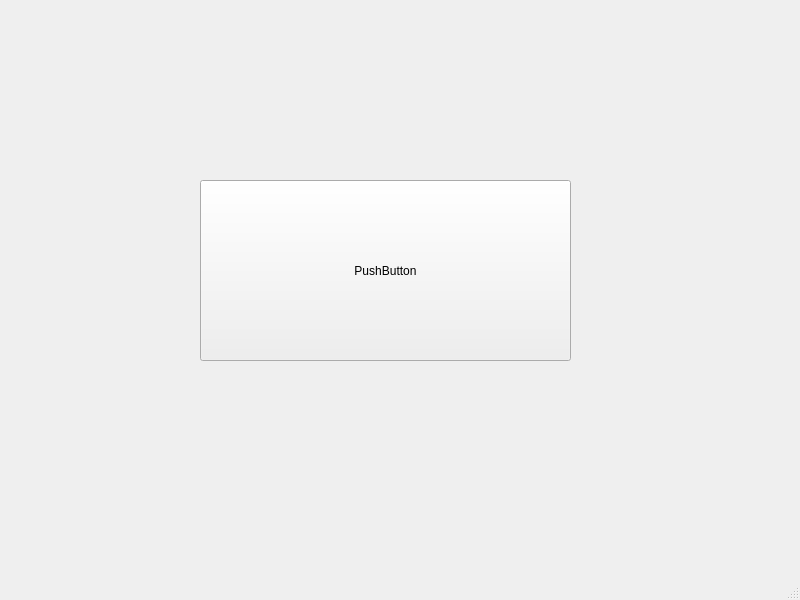
<?xml version="1.0" encoding="UTF-8"?>
<ui version="4.0">
 <class>MainWindow</class>
 <widget class="QMainWindow" name="MainWindow">
  <property name="geometry">
   <rect>
    <x>0</x>
    <y>0</y>
    <width>800</width>
    <height>600</height>
   </rect>
  </property>
  <property name="windowTitle">
   <string>MainWindow</string>
  </property>
  <widget class="QWidget" name="centralwidget">
   <widget class="QPushButton" name="pushButton">
    <property name="geometry">
     <rect>
      <x>200</x>
      <y>180</y>
      <width>371</width>
      <height>181</height>
     </rect>
    </property>
    <property name="text">
     <string>PushButton</string>
    </property>
   </widget>
  </widget>
  <widget class="QMenuBar" name="menubar">
   <property name="geometry">
    <rect>
     <x>0</x>
     <y>0</y>
     <width>800</width>
     <height>21</height>
    </rect>
   </property>
  </widget>
  <widget class="QStatusBar" name="statusbar"/>
 </widget>
 <resources/>
 <connections/>
</ui>
